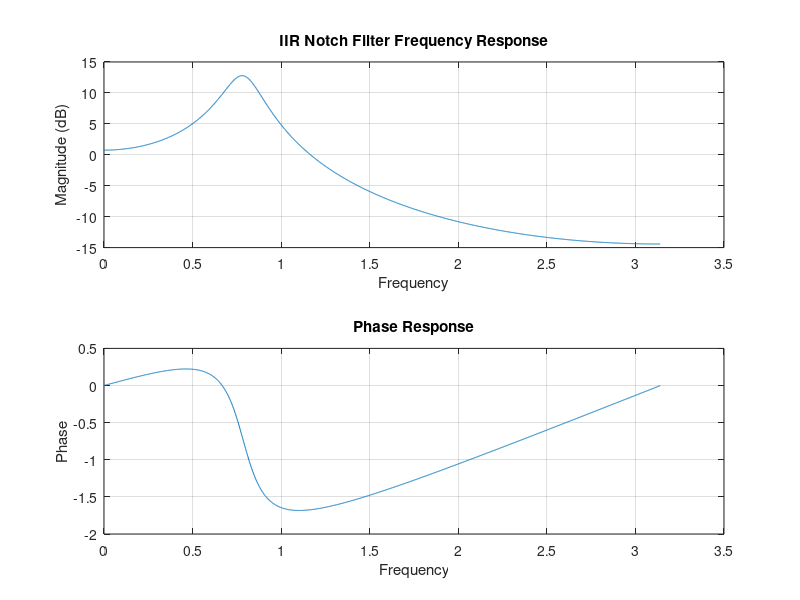

Here is the MATLAB script that generated this plot:
w0 = pi/4;
r0 = 0.9;
b0 = 1;
b = b0 * ((1 - exp(1i * w0)) * (1 - exp(-1i * w0)));
a = [1, -r0 * (exp(1i * w0) + exp(-1i * w0)), r0^2];

N= 2001;
[H, w] = freqz(b, a,N);

figure;
subplot(2, 1, 1);
plot(w, 20*log10(abs(H)));
title('IIR Notch Filter Frequency Response');
xlabel('Frequency');
ylabel('Magnitude (dB)');
grid on;

subplot(2, 1, 2);
plot(w, angle(H));
title('Phase Response');
xlabel('Frequency');
ylabel('Phase');
grid on;
